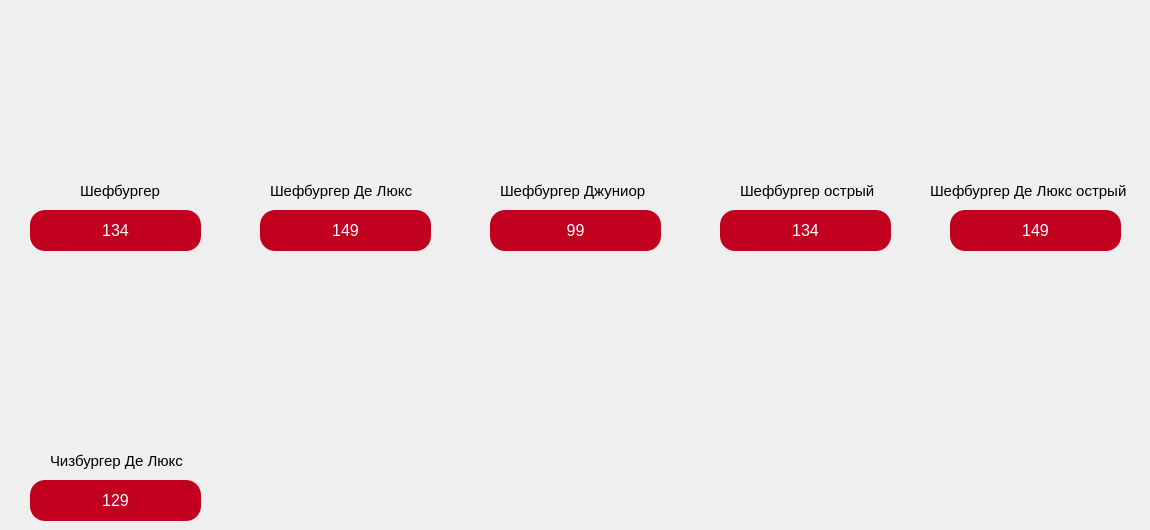
         <widget class="QWidget" name="tab_2">
          <attribute name="title">
           <string>Бургеры</string>
          </attribute>
          <widget class="QLabel" name="label_25">
           <property name="geometry">
            <rect>
             <x>30</x>
             <y>10</y>
             <width>171</width>
             <height>161</height>
            </rect>
           </property>
           <property name="text">
            <string/>
           </property>
           <property name="pixmap">
            <pixmap>images/shefburger.png</pixmap>
           </property>
          </widget>
          <widget class="QLabel" name="label_26">
           <property name="geometry">
            <rect>
             <x>80</x>
             <y>170</y>
             <width>81</width>
             <height>41</height>
            </rect>
           </property>
           <property name="font">
            <font>
             <pointsize>11</pointsize>
            </font>
           </property>
           <property name="text">
            <string>Шефбургер</string>
           </property>
          </widget>
          <widget class="QPushButton" name="chefbur">
           <property name="geometry">
            <rect>
             <x>30</x>
             <y>210</y>
             <width>171</width>
             <height>41</height>
            </rect>
           </property>
           <property name="font">
            <font>
             <pointsize>12</pointsize>
            </font>
           </property>
           <property name="styleSheet">
            <string notr="true">QPushButton {
	color: white;
	background-color: #c10020;
	border-radius: 15;
}

QPushButton:pressed {
	background-color: #ed4830
}
</string>
           </property>
           <property name="text">
            <string>134</string>
           </property>
          </widget>
          <widget class="QLabel" name="label_27">
           <property name="geometry">
            <rect>
             <x>260</x>
             <y>10</y>
             <width>171</width>
             <height>161</height>
            </rect>
           </property>
           <property name="text">
            <string/>
           </property>
           <property name="pixmap">
            <pixmap>images/chefburtgerDELUCS.png</pixmap>
           </property>
          </widget>
          <widget class="QLabel" name="label_28">
           <property name="geometry">
            <rect>
             <x>270</x>
             <y>170</y>
             <width>151</width>
             <height>41</height>
            </rect>
           </property>
           <property name="font">
            <font>
             <pointsize>11</pointsize>
            </font>
           </property>
           <property name="text">
            <string>Шефбургер Де Люкс</string>
           </property>
          </widget>
          <widget class="QPushButton" name="chefburdeluks">
           <property name="geometry">
            <rect>
             <x>260</x>
             <y>210</y>
             <width>171</width>
             <height>41</height>
            </rect>
           </property>
           <property name="font">
            <font>
             <pointsize>12</pointsize>
            </font>
           </property>
           <property name="styleSheet">
            <string notr="true">QPushButton {
	color: white;
	background-color: #c10020;
	border-radius: 15;
}

QPushButton:pressed {
	background-color: #ed4830
}
</string>
           </property>
           <property name="text">
            <string>149</string>
           </property>
          </widget>
          <widget class="QLabel" name="label_29">
           <property name="geometry">
            <rect>
             <x>490</x>
             <y>10</y>
             <width>171</width>
             <height>161</height>
            </rect>
           </property>
           <property name="text">
            <string/>
           </property>
           <property name="pixmap">
            <pixmap>images/shefburgerJUNIOR.png</pixmap>
           </property>
          </widget>
          <widget class="QLabel" name="label_30">
           <property name="geometry">
            <rect>
             <x>500</x>
             <y>170</y>
             <width>151</width>
             <height>41</height>
            </rect>
           </property>
           <property name="font">
            <font>
             <pointsize>11</pointsize>
            </font>
           </property>
           <property name="text">
            <string>Шефбургер Джуниор</string>
           </property>
          </widget>
          <widget class="QPushButton" name="chefburjun">
           <property name="geometry">
            <rect>
             <x>490</x>
             <y>210</y>
             <width>171</width>
             <height>41</height>
            </rect>
           </property>
           <property name="font">
            <font>
             <pointsize>12</pointsize>
            </font>
           </property>
           <property name="styleSheet">
            <string notr="true">QPushButton {
	color: white;
	background-color: #c10020;
	border-radius: 15;
}

QPushButton:pressed {
	background-color: #ed4830
}
</string>
           </property>
           <property name="text">
            <string>99</string>
           </property>
          </widget>
          <widget class="QLabel" name="label_31">
           <property name="geometry">
            <rect>
             <x>720</x>
             <y>10</y>
             <width>171</width>
             <height>161</height>
            </rect>
           </property>
           <property name="font">
            <font>
             <pointsize>5</pointsize>
            </font>
           </property>
           <property name="text">
            <string/>
           </property>
           <property name="pixmap">
            <pixmap>images/shefburgerOSTR.png</pixmap>
           </property>
          </widget>
          <widget class="QLabel" name="label_32">
           <property name="geometry">
            <rect>
             <x>740</x>
             <y>170</y>
             <width>141</width>
             <height>41</height>
            </rect>
           </property>
           <property name="font">
            <font>
             <pointsize>11</pointsize>
            </font>
           </property>
           <property name="text">
            <string>Шефбургер острый</string>
           </property>
          </widget>
          <widget class="QPushButton" name="chefburostr">
           <property name="geometry">
            <rect>
             <x>720</x>
             <y>210</y>
             <width>171</width>
             <height>41</height>
            </rect>
           </property>
           <property name="font">
            <font>
             <pointsize>12</pointsize>
            </font>
           </property>
           <property name="styleSheet">
            <string notr="true">QPushButton {
	color: white;
	background-color: #c10020;
	border-radius: 15;
}

QPushButton:pressed {
	background-color: #ed4830
}
</string>
           </property>
           <property name="text">
            <string>134</string>
           </property>
          </widget>
          <widget class="QLabel" name="label_33">
           <property name="geometry">
            <rect>
             <x>950</x>
             <y>10</y>
             <width>171</width>
             <height>161</height>
            </rect>
           </property>
           <property name="text">
            <string/>
           </property>
           <property name="pixmap">
            <pixmap>images/chefburgerDELUCSOSTR.png</pixmap>
           </property>
          </widget>
          <widget class="QLabel" name="label_34">
           <property name="geometry">
            <rect>
             <x>930</x>
             <y>170</y>
             <width>211</width>
             <height>41</height>
            </rect>
           </property>
           <property name="font">
            <font>
             <pointsize>11</pointsize>
            </font>
           </property>
           <property name="text">
            <string>Шефбургер Де Люкс острый</string>
           </property>
          </widget>
          <widget class="QPushButton" name="chefburdeluksostr">
           <property name="geometry">
            <rect>
             <x>950</x>
             <y>210</y>
             <width>171</width>
             <height>41</height>
            </rect>
           </property>
           <property name="font">
            <font>
             <pointsize>12</pointsize>
            </font>
           </property>
           <property name="styleSheet">
            <string notr="true">QPushButton {
	color: white;
	background-color: #c10020;
	border-radius: 15;
}

QPushButton:pressed {
	background-color: #ed4830
}
</string>
           </property>
           <property name="text">
            <string>149</string>
           </property>
          </widget>
          <widget class="QLabel" name="label_35">
           <property name="geometry">
            <rect>
             <x>30</x>
             <y>280</y>
             <width>171</width>
             <height>161</height>
            </rect>
           </property>
           <property name="text">
            <string/>
           </property>
           <property name="pixmap">
            <pixmap>images/cheesburgerDELUCS.png</pixmap>
           </property>
          </widget>
          <widget class="QLabel" name="label_36">
           <property name="geometry">
            <rect>
             <x>50</x>
             <y>440</y>
             <width>141</width>
             <height>41</height>
            </rect>
           </property>
           <property name="font">
            <font>
             <pointsize>11</pointsize>
            </font>
           </property>
           <property name="text">
            <string>Чизбургер Де Люкс</string>
           </property>
          </widget>
          <widget class="QPushButton" name="cheesburgdeluks">
           <property name="geometry">
            <rect>
             <x>30</x>
             <y>480</y>
             <width>171</width>
             <height>41</height>
            </rect>
           </property>
           <property name="font">
            <font>
             <pointsize>12</pointsize>
            </font>
           </property>
           <property name="styleSheet">
            <string notr="true">QPushButton {
	color: white;
	background-color: #c10020;
	border-radius: 15;
}

QPushButton:pressed {
	background-color: #ed4830
}
</string>
           </property>
           <property name="text">
            <string>129</string>
           </property>
          </widget>
         </widget>
